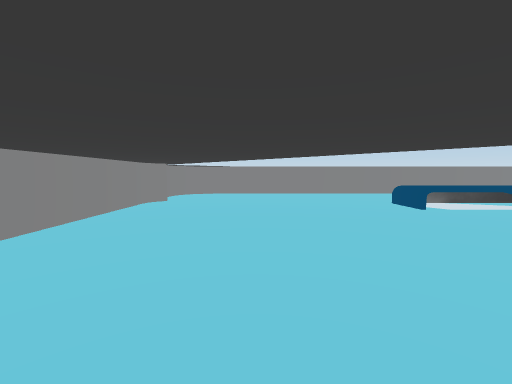
View 1 (above)

15 first-person views from a walk through a scene from a Unity 3-D project. The camera is 1.3 m above the floor, tilts 4° down and sees 90° across. The floor is counted in squares, 2 m on a side. Each view is taken from the middle of a square. On the plan, view 1 faces up. The plan holds only what a view shows up to about 9 squares ahead; the rest is blank. The place goes on beyond the plan. The player is left out. Surface patterns are stand-ins for the level's own textures.

View 2
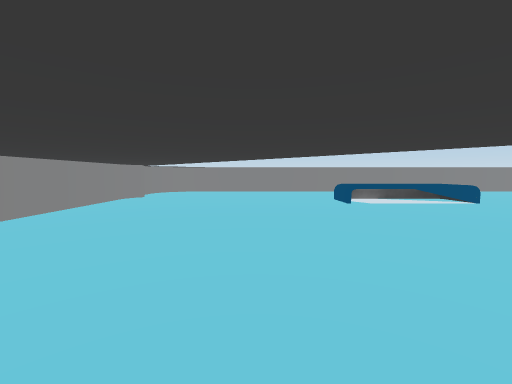

View 3
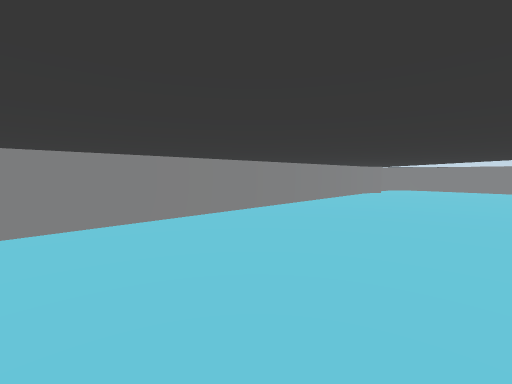

View 4
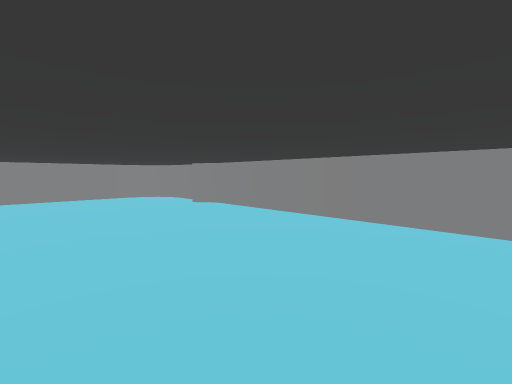

View 5
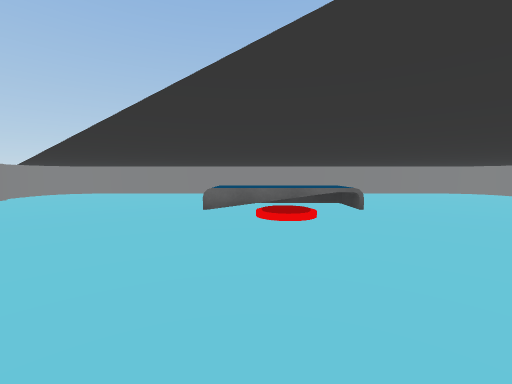

View 6
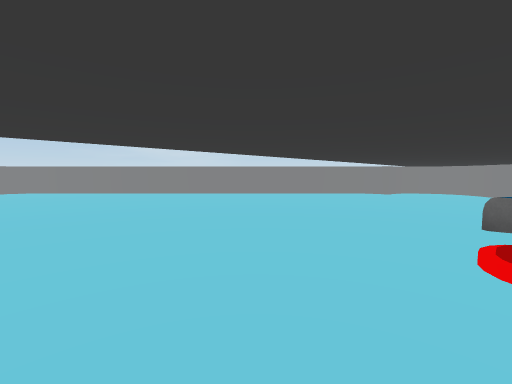

View 7
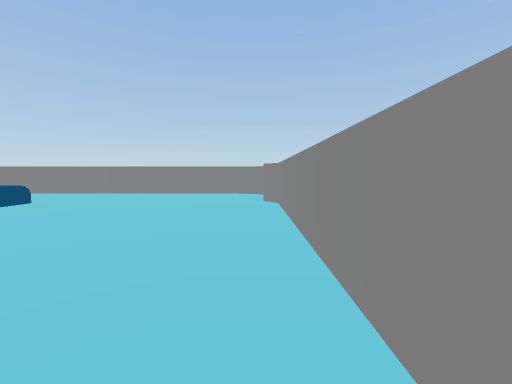

View 8
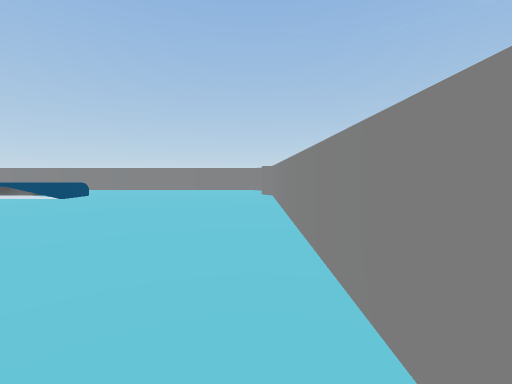

View 9
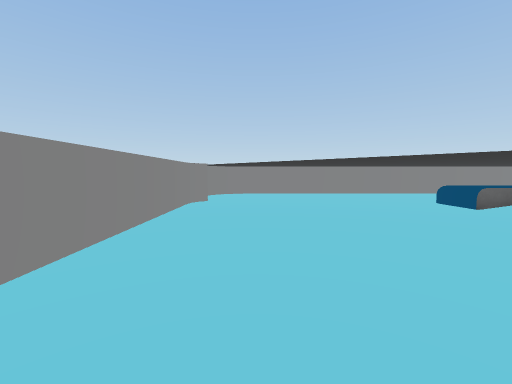

View 10
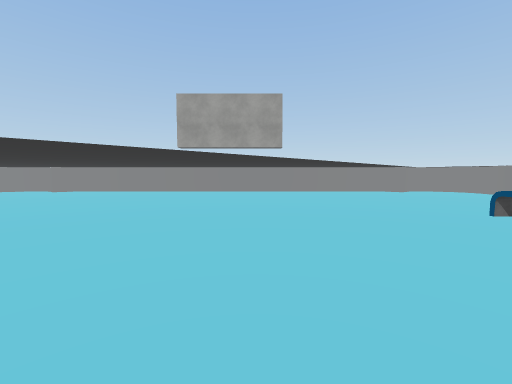

View 11
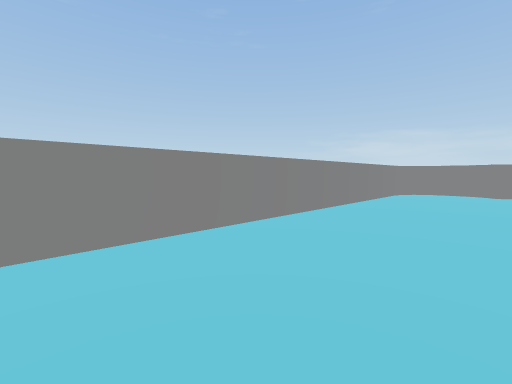

View 12
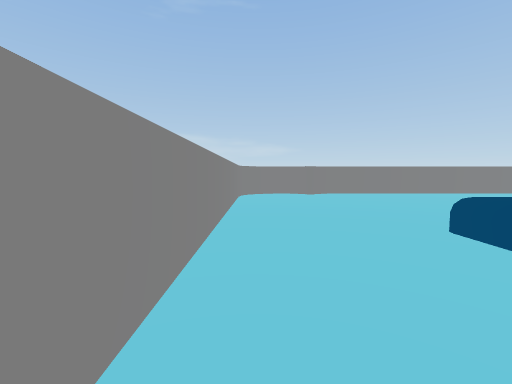

View 13
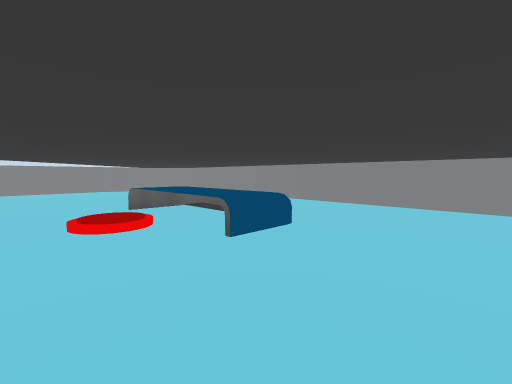

View 14
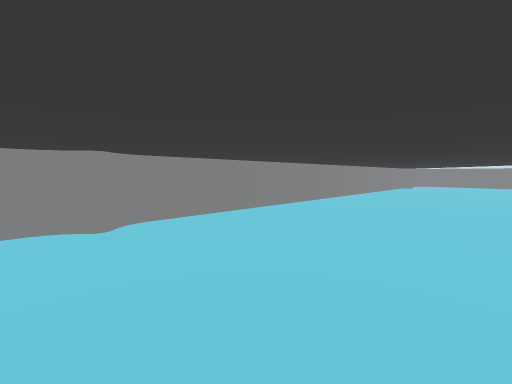

View 15
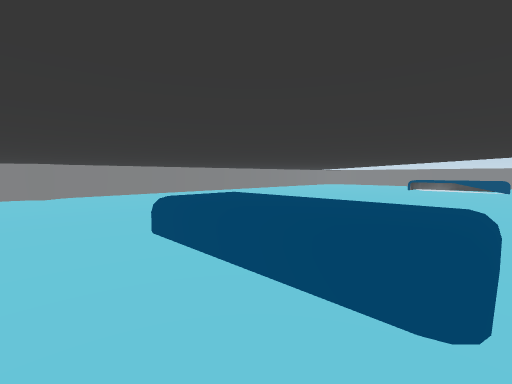

### Floor plan
Points are (right, up) in squares from view 1. A wall is a line through its corners. A room is listed if a view was taken in it or the views show most of it. See-through windows are left out.
Room 1 (views 1, 2, 3, 4, 5, 6, 7, 8, 9, 10, 11, 12, 13, 14, 15)
walls: (11.5, -5.6) (11.5, 5.6); (-2.5, 5.6) (-2.5, -5.6); (11.5, 6.8) (11.5, 7.7); (11.5, 7.4) (11.4, 7.8) (11.1, 8.4) (10.3, 8.5); (10.3, -8.5) (10.8, -8.4) (11.4, -8.1) (11.5, -7.3); (-2.5, -6.7) (-2.5, -7.7); (11.5, -7.7) (11.5, -6.8); (10.7, 8.5) (-1.7, 8.5); (11.4, 8) (10.8, 8.4); (11.2, -8.2) (11.4, -7.8); (-2.5, -7.4) (-2.4, -8) (-1.8, -8.4) (-1.3, -8.5); (-1.3, 8.5) (-1.8, 8.4) (-2.4, 8.1) (-2.5, 7.3); (-2.5, 7.7) (-2.5, 7); (-2.4, -7.8) (-2.2, -8.2); (-1.7, -8.5) (10.7, -8.5); (-2.2, 8.2) (-2.4, 7.8)
low walls: (6, -4.7) (6, -5.8) (3, -5.8) (3, -4.7) (6, -4.7); (5.1, 5.8) (6, 5.8) (6, 4.7) (3, 4.7) (3, 5.6); (5.5, 5.8) (3.5, 5.8)

Positions as (right, up) in squares from view 1, and headings:
1: (0, 0), facing up
2: (1, -1), facing up
3: (1, -3), facing up-left
4: (1, -1), facing down-left
5: (5, 0), facing down
6: (3, -2), facing right
7: (11, 0), facing up
8: (11, -2), facing up
9: (10, 0), facing down
10: (7, 1), facing left
11: (2, 6), facing up-right
12: (3, 8), facing right
13: (1, -3), facing down-right
14: (1, -7), facing up-left
15: (6, -7), facing up-left
